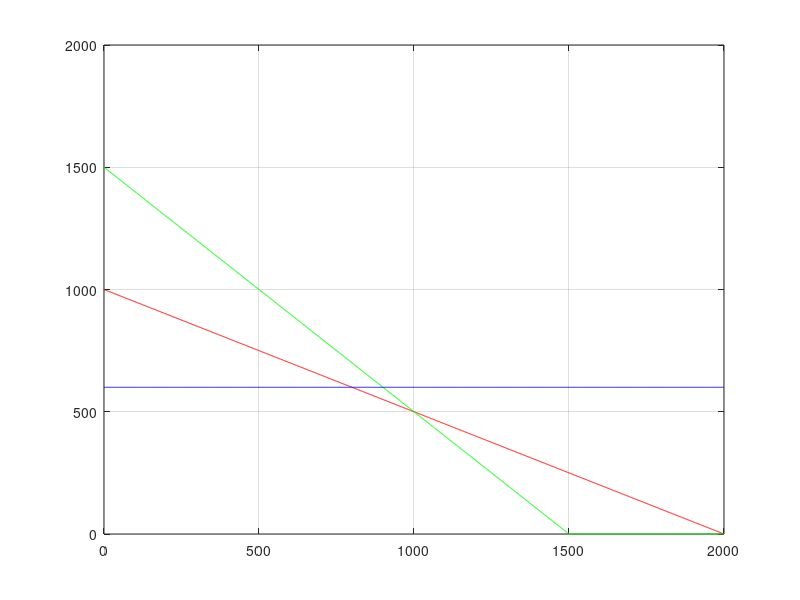

Write MATLAB code to recreate this figure. (Note: this script raises an error after producing the figure.)
clc;
clear all;

%phase 1:Input Parameters
A=[1 2;
   1 1;
   0 1;];
B=[2000; 1500; 600];
C=[3 5];

%phase 2: Plotting the graph
x1=0:1:max(B);
y11=(B(1)-A(1,1).*x1)./A(1,2);
y21=(B(2)-A(2,1).*x1)./A(2,2);
y31=(B(3)-A(3,1).*x1)./A(3,2);
y11=max(0,y11);
y21=max(0,y21);
y31=max(0,y31);
plot(x1,y11,'r',x1,y21,'g',x1,y31,'b');
%hold on;
grid on;

%phase 3: find the corner points with axes
cx1=find(x1==0);
c1=find(y11==0);
line1=[x1(:,[c1 cx1]); y11(:,[c1 cx1])]';
c2=find(y21==0);
line2=[x1(:,[c2 cx1]); y21(:,[c2 cx1])]';
c3=find(y31==0);
line3=[x1(:,[c3 cx1]); y31(:,[c3 cx1])]';
corpt=unique([line1;line2;line3],'rows');

%phase4: find the points of intersection
pt=[0;0];
for i=1:size(A,1)
    A1=A(i,:);
    B1=B(i,:);
    for j=i+1:size(A,1)
        A2=A(j,:);
        B2=B(j,:);
        AA=[A1;A2];
        BB=[B1;B2];
        XX=AA\BB;
        pt=[pt XX];
    end
end
ptt=pt';

%phase 5: Write all the corner points
allpt=[ptt;corpt];
X=unique(allpt,'rows')

%phase 6: FInd the feasible region of the LPP
%constraint 1
x1=X(:,1);
x2=X(:,2);
cons1=x1+2.*x2-2000;
h1=find(cons1>0); %since according to the LPP, we want values <=0
X(h1,:)=[];
%constraint 2
x1=X(:,1);
x2=X(:,2);
cons2=x1+x2-1500;
h2=find(cons2>0);
X(h2,:)=[];
%constraint 3
x1=X(:,1);
x2=X(:,2);
cons3=x2-600;
h3=find(cons3>0);
X(h3,:)=[];
points=X;
%patch(points(:,1), points(:,2), 'red');
%hold off;

%phase 7: Find value of objective function
for i=1:size(points,1)
    fn(i,:)=sum(points(i,:).*C);
end
ver_fns=[points fn];

[fxval, fxindex]=max(fn);
optval=ver_fns(fxindex,:);
OPT_BFS=array2table(optval)